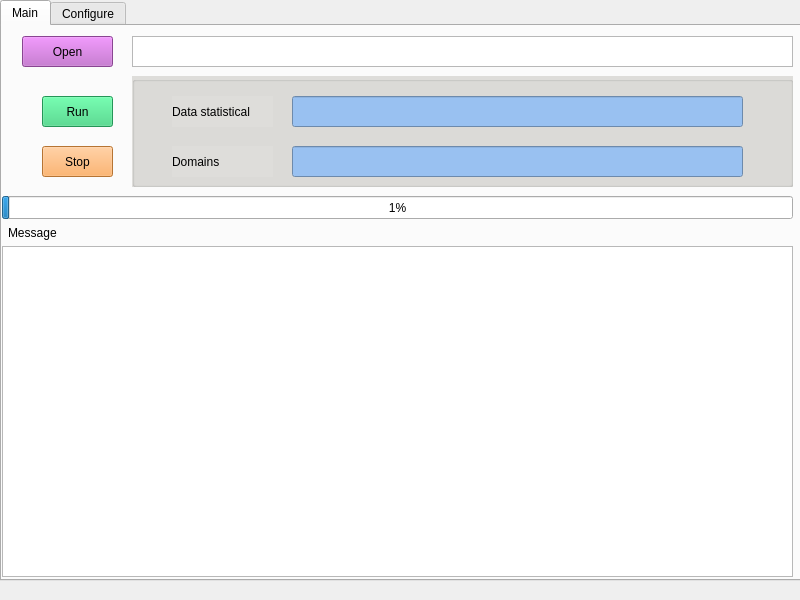
<?xml version="1.0" encoding="UTF-8"?>
<ui version="4.0">
 <class>MainWindow</class>
 <widget class="QMainWindow" name="MainWindow">
  <property name="geometry">
   <rect>
    <x>0</x>
    <y>0</y>
    <width>800</width>
    <height>600</height>
   </rect>
  </property>
  <property name="windowTitle">
   <string>MainWindow</string>
  </property>
  <widget class="QWidget" name="centralwidget">
   <widget class="QTabWidget" name="tabWidget">
    <property name="geometry">
     <rect>
      <x>0</x>
      <y>0</y>
      <width>801</width>
      <height>581</height>
     </rect>
    </property>
    <property name="currentIndex">
     <number>0</number>
    </property>
    <widget class="QWidget" name="Main">
     <property name="contextMenuPolicy">
      <enum>Qt::DefaultContextMenu</enum>
     </property>
     <property name="accessibleDescription">
      <string/>
     </property>
     <attribute name="title">
      <string>Main</string>
     </attribute>
     <widget class="QPlainTextEdit" name="message_detail">
      <property name="geometry">
       <rect>
        <x>0</x>
        <y>220</y>
        <width>791</width>
        <height>331</height>
       </rect>
      </property>
      <property name="readOnly">
       <bool>true</bool>
      </property>
     </widget>
     <widget class="QLabel" name="message">
      <property name="geometry">
       <rect>
        <x>6</x>
        <y>196</y>
        <width>81</width>
        <height>21</height>
       </rect>
      </property>
      <property name="text">
       <string>Message</string>
      </property>
     </widget>
     <widget class="QProgressBar" name="pbar">
      <property name="geometry">
       <rect>
        <x>0</x>
        <y>170</y>
        <width>791</width>
        <height>23</height>
       </rect>
      </property>
      <property name="value">
       <number>1</number>
      </property>
     </widget>
     <widget class="QGroupBox" name="groupBox_2">
      <property name="geometry">
       <rect>
        <x>130</x>
        <y>50</y>
        <width>661</width>
        <height>111</height>
       </rect>
      </property>
      <property name="styleSheet">
       <string notr="true">background-color: rgb(222, 221, 218);</string>
      </property>
      <property name="title">
       <string/>
      </property>
      <widget class="QLabel" name="link_counter_label">
       <property name="geometry">
        <rect>
         <x>40</x>
         <y>20</y>
         <width>101</width>
         <height>31</height>
        </rect>
       </property>
       <property name="text">
        <string>Data statistical</string>
       </property>
      </widget>
      <widget class="QLineEdit" name="link_counter_text">
       <property name="geometry">
        <rect>
         <x>160</x>
         <y>20</y>
         <width>451</width>
         <height>31</height>
        </rect>
       </property>
       <property name="styleSheet">
        <string notr="true">background-color: rgb(153, 193, 241);</string>
       </property>
       <property name="text">
        <string/>
       </property>
      </widget>
      <widget class="QLineEdit" name="domain_list_text">
       <property name="geometry">
        <rect>
         <x>160</x>
         <y>70</y>
         <width>451</width>
         <height>31</height>
        </rect>
       </property>
       <property name="styleSheet">
        <string notr="true">background-color: rgb(153, 193, 241);</string>
       </property>
       <property name="text">
        <string/>
       </property>
      </widget>
      <widget class="QLabel" name="domain_list_label">
       <property name="geometry">
        <rect>
         <x>40</x>
         <y>70</y>
         <width>101</width>
         <height>31</height>
        </rect>
       </property>
       <property name="text">
        <string>Domains</string>
       </property>
      </widget>
     </widget>
     <widget class="QPushButton" name="openFileButton">
      <property name="geometry">
       <rect>
        <x>20</x>
        <y>10</y>
        <width>91</width>
        <height>31</height>
       </rect>
      </property>
      <property name="styleSheet">
       <string notr="true">background-color: rgb(192, 97, 203);</string>
      </property>
      <property name="text">
       <string>Open</string>
      </property>
     </widget>
     <widget class="QPushButton" name="stopButton">
      <property name="geometry">
       <rect>
        <x>40</x>
        <y>120</y>
        <width>71</width>
        <height>31</height>
       </rect>
      </property>
      <property name="styleSheet">
       <string notr="true">background-color: rgb(255, 163, 72);
font: 75 italic 12pt &quot;Ubuntu Condensed&quot;;</string>
      </property>
      <property name="text">
       <string>Stop</string>
      </property>
     </widget>
     <widget class="QPushButton" name="runButton">
      <property name="geometry">
       <rect>
        <x>40</x>
        <y>70</y>
        <width>71</width>
        <height>31</height>
       </rect>
      </property>
      <property name="layoutDirection">
       <enum>Qt::LeftToRight</enum>
      </property>
      <property name="styleSheet">
       <string notr="true">background-color: rgb(51, 209, 122);
font: 75 italic 12pt &quot;Ubuntu Condensed&quot;;</string>
      </property>
      <property name="text">
       <string>Run</string>
      </property>
     </widget>
     <widget class="QTextEdit" name="filePath">
      <property name="geometry">
       <rect>
        <x>130</x>
        <y>10</y>
        <width>661</width>
        <height>31</height>
       </rect>
      </property>
      <property name="readOnly">
       <bool>true</bool>
      </property>
     </widget>
    </widget>
    <widget class="QWidget" name="Configure">
     <attribute name="title">
      <string>Configure</string>
     </attribute>
     <widget class="QGroupBox" name="groupBox">
      <property name="geometry">
       <rect>
        <x>10</x>
        <y>10</y>
        <width>771</width>
        <height>531</height>
       </rect>
      </property>
      <property name="styleSheet">
       <string notr="true">background-color: rgb(222, 221, 218);</string>
      </property>
      <property name="title">
       <string>Configure</string>
      </property>
      <widget class="QLineEdit" name="lineEdit">
       <property name="geometry">
        <rect>
         <x>200</x>
         <y>50</y>
         <width>471</width>
         <height>31</height>
        </rect>
       </property>
       <property name="styleSheet">
        <string notr="true">background-color: rgb(153, 193, 241);</string>
       </property>
       <property name="text">
        <string/>
       </property>
      </widget>
      <widget class="QLabel" name="label">
       <property name="geometry">
        <rect>
         <x>80</x>
         <y>50</y>
         <width>101</width>
         <height>31</height>
        </rect>
       </property>
       <property name="text">
        <string>User Name</string>
       </property>
      </widget>
      <widget class="QLabel" name="label_2">
       <property name="geometry">
        <rect>
         <x>80</x>
         <y>100</y>
         <width>101</width>
         <height>31</height>
        </rect>
       </property>
       <property name="text">
        <string>User Name</string>
       </property>
      </widget>
      <widget class="QLineEdit" name="lineEdit_2">
       <property name="geometry">
        <rect>
         <x>200</x>
         <y>100</y>
         <width>471</width>
         <height>31</height>
        </rect>
       </property>
       <property name="styleSheet">
        <string notr="true">background-color: rgb(153, 193, 241);</string>
       </property>
       <property name="text">
        <string/>
       </property>
      </widget>
      <widget class="QLabel" name="label_3">
       <property name="geometry">
        <rect>
         <x>80</x>
         <y>150</y>
         <width>101</width>
         <height>31</height>
        </rect>
       </property>
       <property name="text">
        <string>User Name</string>
       </property>
      </widget>
      <widget class="QLineEdit" name="lineEdit_3">
       <property name="geometry">
        <rect>
         <x>200</x>
         <y>150</y>
         <width>471</width>
         <height>31</height>
        </rect>
       </property>
       <property name="styleSheet">
        <string notr="true">background-color: rgb(153, 193, 241);</string>
       </property>
       <property name="text">
        <string/>
       </property>
      </widget>
     </widget>
    </widget>
   </widget>
  </widget>
  <widget class="QMenuBar" name="menubar">
   <property name="geometry">
    <rect>
     <x>0</x>
     <y>0</y>
     <width>800</width>
     <height>22</height>
    </rect>
   </property>
  </widget>
 </widget>
 <resources/>
 <connections/>
</ui>
